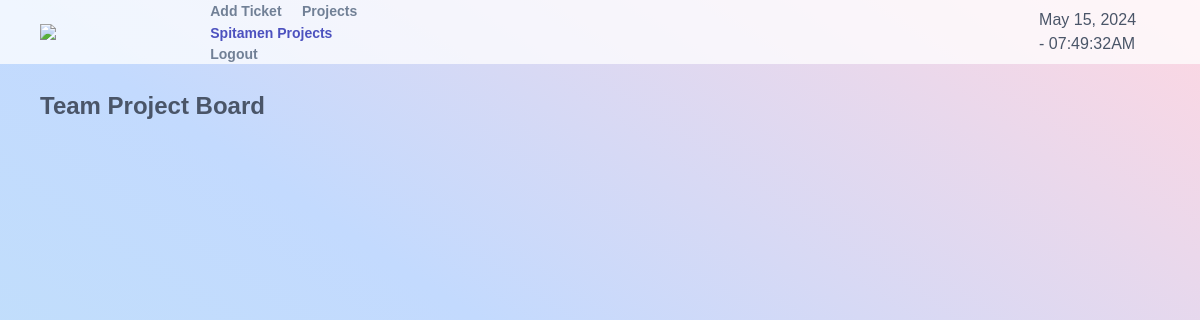
Before: /team_project/ (signed in) with the older database file.
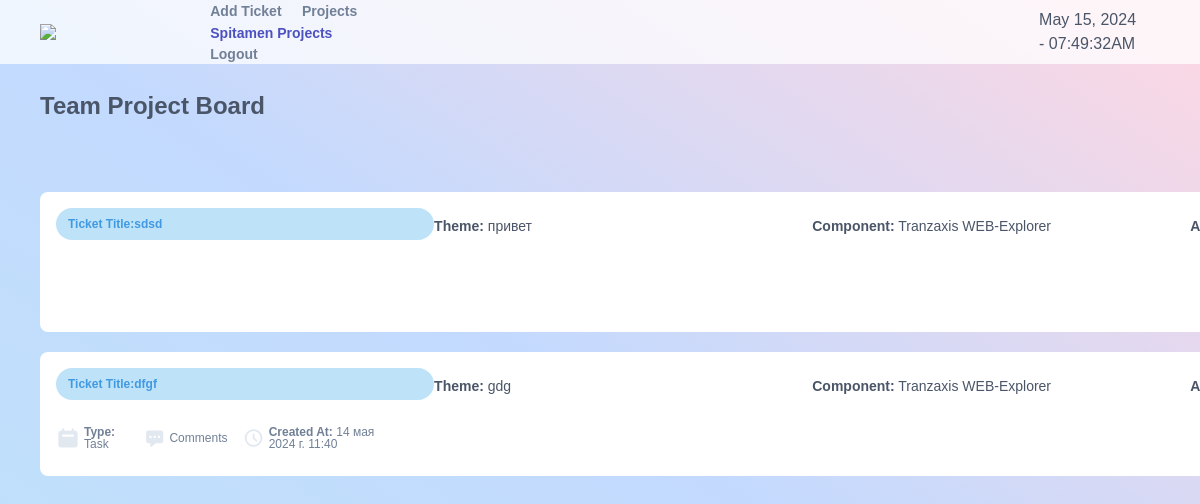
After: the same page with the newer database file.
### myapp/models.py (models this page shows, shortened)
class Ticket(models.Model):
    STATUS_CHOICES = (
        ('open', 'Open'),
        ('closed', 'Closed'),
        ('in_progress', 'In process'),
    )
    COMPONENT_CHOICES = (
        ('Tranzaxis Explorer', 'Tranzaxis Explorer'),
        ('Tranzaxis WEB-Explorer', 'Tranzaxis WEB-Explorer'),
        ('3DS Server', '3DS Server'),
        ('TXPG', 'TXPG'),
    )
    TYPE_CHOICES = (
        ('task', 'Задача'),
        ('question', 'Вопрос'),
    )
    GROUP_CHOICES = (
    ('spitamen', 'Spitamen'),
    ('sbt', 'Sbt'),
    ('matin', 'Matin'),
    ('ssb', 'Ssb'),
    ('sarvat', 'Sarvat'),
    ('vasl', 'Vasl'),
)
    title = models.CharField(max_length=200)
    type = models.CharField(max_length=10, choices=TYPE_CHOICES)
    component = models.CharField(max_length=50, choices=COMPONENT_CHOICES)
    topic = models.CharField(max_length=200)
    description = models.TextField(max_length=500)
    created_by = models.ForeignKey(User, on_delete=models.CASCADE, related_name='created_tickets')
    sent_to = models.ManyToManyField(User, related_name='received_tickets', blank=True)
    created_at = models.DateTimeField(auto_now_add=True)
    assigned_to = models.ManyToManyField(User, related_name='assigned_tickets', blank=True)
    status = models.CharField(max_length=20, choices=STATUS_CHOICES, default='open')
    group = models.CharField(max_length=20, choices=GROUP_CHOICES)

### myapp/views.py (the view)
# urls.py: path('team_project/', views.team_project, name='team_project')
@login_required
def team_project(request):
    user_profile = UserProfile.objects.get(user=request.user)
    group_name = None
    groups = ['spitamen', 'sbt', 'matin', 'ssb', 'sarvat', 'vasl']  # Список всех групп
    for group in groups:
        if getattr(user_profile, group):  # Проверяем, состоит ли пользователь в текущей группе
            group_name = group
            break  # Если пользователь состоит в группе, выходим из цикла
    if group_name:
        tickets = Ticket.objects.filter(group=group_name)
        group_tickets = True  # Переменная для указания, что отображаются только тикеты текущей группы
    else:
        tickets = Ticket.objects.none()  # Пустой QuerySet, если группа не определена
    return render(request, 'team_project.html', {'tickets': tickets, 'group_tickets': group_tickets,
        'spitamen': user_profile.spitamen,
        'sbt': user_profile.sbt,
        'matin': user_profile.matin,
        'ssb': user_profile.ssb,
        'sarvat': user_profile.sarvat,
        'vasl': user_profile.vasl
    })

### myapp/templates/team_project.html (shortened to what this page needs)
<link href="https://unpkg.com/tailwindcss@^1.0/dist/tailwind.min.css" rel="stylesheet">
<div class="flex flex-col w-screen h-screen overflow-auto text-gray-700 bg-gradient-to-tr from-blue-200 via-indigo-200 to-pink-200">
    <div class="flex items-center flex-shrink-0 w-full h-16 px-10 bg-white bg-opacity-75">
      <a class="bl_headerUtils_logo" href="https://www.spitamenbank.tj/"><img src="https://www.spitamenbank.tj/local/templates/sb-main-template/img/logo/logo-horizontal-ru.svg" ></a>
      <div class="ml-10">
        <a class="mx-2 text-sm font-semibold text-gray-600 hover:text-indigo-700" href="{% url 'tickets' %}">Add Ticket</a>
        <a class="mx-2 text-sm font-semibold text-gray-600 hover:text-indigo-700" href="{% url 'user_tickets' %}">Projects</a>
        <a class="mx-2 text-sm font-semibold text-indigo-700" href="{% url 'team_project' %}">{% if spitamen %} Spitamen {% endif %}
          {% if vasl %} Vasl {% endif %} Projects</a>
        <a class="mx-2 text-sm font-semibold text-gray-600 hover:text-indigo-700" href="{% url 'login' %}">Logout</a>
      </div>
      <div id="clock">
        <h1 id="date-time"></h1>
      </div>
      <a href="profile.html" class="flex items-center justify-center w-8 h-8 ml-auto overflow-hidden rounded-full cursor-pointer">
      </a>
    </div>
    <div class="px-10 mt-6">
      <h1 class="text-2xl font-bold">
      Team Project Board
      </h1>
    </div>
    <div class="flex flex-grow px-10 mt-4 space-x-6 overflow-auto">
      <div class="flex flex-col flex-shrink-0 w-72" id="sortable-container">
          <div class="flex items-center flex-shrink-0 h-10 px-2">
          </div>
            <div class="ticket-grid">
              {% for ticket in tickets %}
              <div class="ticket-item" data-id="{{ ticket.id }}">
                <div class="flex flex-col pb-2 overflow-auto">
          <div class="inline-grid grid-cols-5 relative flex flex-col items-start p-4 mt-3  bg-white rounded-lg cursor-pointer bg-opacity-90 group hover:bg-opacity-100" draggable="true">
            <span class="flex items-center inline-block h-8 px-3 text-xs font-semibold text-blue-500 bg-blue-200 rounded-full">Ticket Title:</strong>{{ ticket.title }}</span>
            <h4 class="mt-2 text-sm font-medium "><strong>Theme:</strong> {{ ticket.topic }}</h4>
            <h4 class="mt-2 text-sm font-medium"><strong>Component:</strong> {{ ticket.component }}</h4>
            <h4 class="mt-2 text-sm font-medium"><strong>Assigned to:</strong>{% for user in ticket.assigned_to.all %} {{ user.username }}{% endfor %}</h4>
            <form method="post">
            <div class="flex items-center w-full mt-4 text-xs font-medium text-gray-600">
              <div class="flex items-center">
                <h4 class="ml-1 leading-none"><strong>Type:</strong> {% if ticket.type == 'task' %}Task{% else %}Question{% endif %}</h4>
              </div>
              <div class="relative flex items-center ml-4">
                <svg class="relative w-8 h-8 text-gray-300 fill-current" xmlns="http://www.w3.org/2000/svg" viewBox="0 0 20 20" fill="currentColor">
                  <path fill-rule="evenodd" d="M18 5v8a2 2 0 01-2 2h-5l-5 4v-4H4a2 2 0 01-2-2V5a2 2 0 012-2h12a2 2 0 012 2zM7 8H5v2h2V8zm2 0h2v2H9V8zm6 0h-2v2h2V8z" clip-rule="evenodd" />
                </svg>
                  <a class="ml-1 leading-none" href="{% url 'add_comment' ticket.id %}">Comments</a>
                  <div class="flex items-center ml-4">
                    <svg class="h-8 w-8 text-gray-300"  fill="none" viewBox="0 0 24 24" stroke="currentColor">
                      <path stroke-linecap="round" stroke-linejoin="round" stroke-width="2" d="M12 8v4l3 3m6-3a9 9 0 11-18 0 9 9 0 0118 0z"/>
                    </svg>
                    <a class="ml-1 leading-none"><strong>Created At:</strong> {{ ticket.created_at }}</a>
              </div>
            </div>
            <div class="relative flex flex-col items-start p-4 mt-3 bg-white rounded-lg cursor-pointer bg-opacity-90 group hover:bg-opacity-100" draggable="true">
            </div>
          </div>
        </div>
      </div>
            {% endfor %}
    </div>
    </div>
  </div>

Changed rows visible on the page:
added Ticket: title "sdsd", topic "привет", component "Tranzaxis WEB-Explorer"
added Ticket: title "dfgf", topic "gdg", component "Tranzaxis WEB-Explorer", type "Task", created_at "14 мая 2024 г. 11:40"
